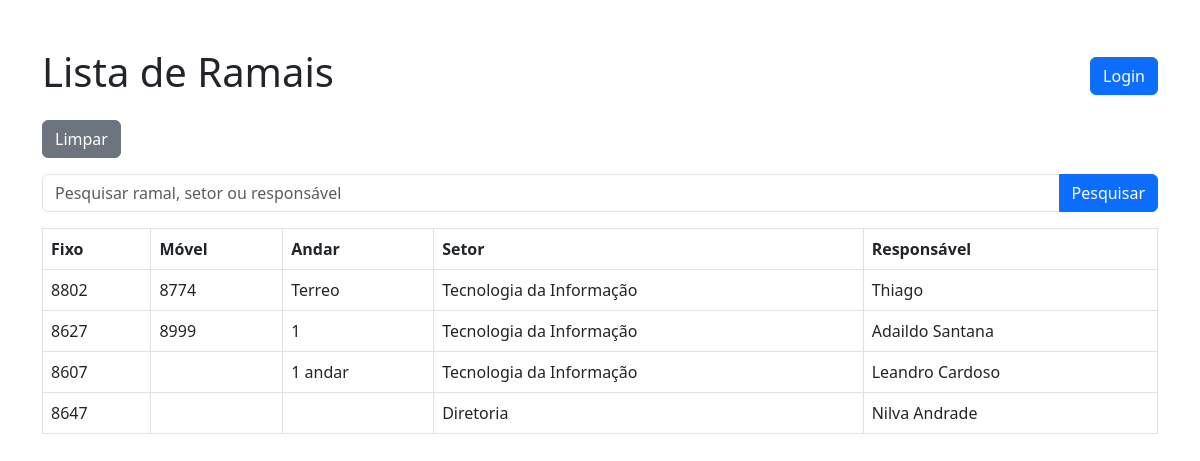
Screenshot of /Ramais/ramais.php with the database file from the repository.
### tables this page shows
CREATE TABLE `ramais` (
  `id` int(11) NOT NULL AUTO_INCREMENT,
  `fixo` varchar(45) DEFAULT NULL,
  `movel` varchar(45) DEFAULT NULL,
  `andar` varchar(45) NOT NULL,
  `setor` varchar(45) NOT NULL,
  `responsavel` varchar(45) NOT NULL,
  `usuario` varchar(45) NOT NULL,
  PRIMARY KEY (`id`)
);

### Ramais/ramais.php (the view, shortened to what this page needs)
<?php
$servername = "localhost";
$username = "root";
$password = "";
$dbname = "documento";
$conn = new mysqli($servername, $username, $password, $dbname);
$search = "";
$sql = "SELECT fixo, movel, andar, setor, responsavel FROM ramais
        WHERE andar LIKE ? OR setor LIKE ? OR fixo LIKE ? OR movel LIKE ? OR responsavel LIKE ?";
$stmt = $conn->prepare($sql);
$searchTerm = "%" . $search . "%";
$stmt->bind_param("sssss", $searchTerm, $searchTerm, $searchTerm, $searchTerm, $searchTerm);
$stmt->execute();
$result = $stmt->get_result();
?>
<!DOCTYPE html>
<html lang="pt">
<head>
    <link href="https://cdn.jsdelivr.net/npm/bootstrap@5.3.0-alpha3/dist/css/bootstrap.min.css" rel="stylesheet">
</head>
<body>
<div class="container mt-5">
    <div class="d-flex justify-content-between align-items-center mb-3">
        <h1>Lista de Ramais</h1>
        <a href="login.php" class="btn btn-primary">Login</a>
    </div>
    <a href="<?php echo $_SERVER['PHP_SELF']; ?>" class="btn btn-secondary mb-3">Limpar</a>
    <form method="GET" action="" class="mb-3">
        <div class="input-group">
            <input type="text" name="search" class="form-control" placeholder="Pesquisar ramal, setor ou responsável" value="<?php echo htmlspecialchars($search); ?>">
            <button class="btn btn-primary" type="submit">Pesquisar</button>
        </div>
    </form>
    <table class="table table-bordered">
        <thead>
        <tr>
            <th>Fixo</th>
            <th>Móvel</th>
            <th>Andar</th>
            <th>Setor</th>
            <th>Responsável</th>
        </tr>
        </thead>
        <tbody>
        <?php
        if ($result->num_rows > 0) {
            while ($row = $result->fetch_assoc()) {
                echo "<tr><td>" . htmlspecialchars($row['fixo']) . "</td><td>" . htmlspecialchars($row['movel']) . "</td><td>" . htmlspecialchars($row['andar']) . "</td><td>" . htmlspecialchars($row['setor']) . "</td><td>" . htmlspecialchars($row['responsavel']) . "</td></tr>";
            }
        } else {
            echo "<tr><td colspan='4'>Nenhum ramal encontrado.</td></tr>";
        }
        ?>
        </tbody>
    </table>
</div>
</body>
</html>

### rows the page displays
ramais: fixo "8802", movel "8774", andar "Terreo", setor "Tecnologia da Informação", responsavel "Thiago"
ramais: fixo "8627", movel "8999", andar "1", setor "Tecnologia da Informação", responsavel "Adaildo Santana"
ramais: fixo "8607", andar "1 andar", setor "Tecnologia da Informação", responsavel "Leandro Cardoso"
ramais: fixo "8647", setor "Diretoria", responsavel "Nilva Andrade"
